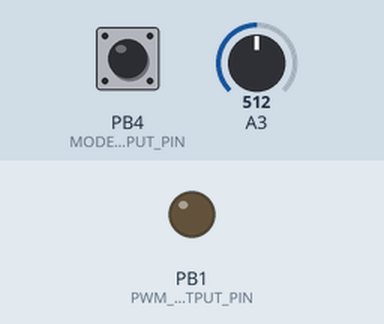
This sketch was run on a simulated ATtiny85, built with avr-gcc and run on an emulated ATtiny85. Parts: output pins drawn as LEDs (lit = HIGH). The inputs (shaded band) are chosen by the test bench; at power-on: PB4 (MODE_INPUT_PIN) HIGH, A3 = 512.

Above: at 1.25 s.
1.3 s: PB4 (MODE_INPUT_PIN) pulled LOW for 3.2 s
At 1.7 s:
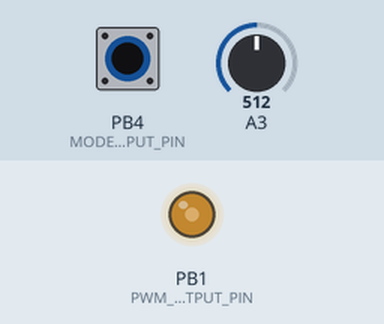
6.6 s: A3 set to 0
At 8.2 s:
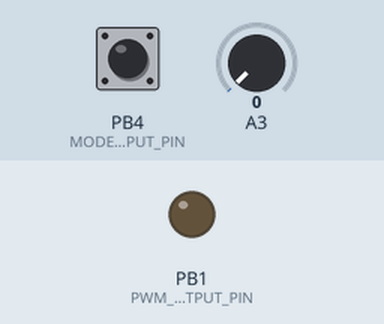
8.7 s: A3 set to 122
Timing chart, 0 to 17.7 s (numbered marks = the images above; inputs shaded):
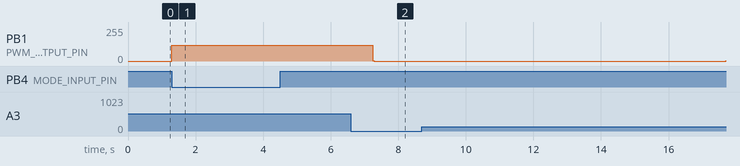

The sketch:

PWMController.ino
```cpp
// ATTINY85 ADC to PWM Mapping with 20x4 I2C Display using TinyWireM and Brightness Levels

// Uncomment the following line to enable LCD debugging
// #define ENABLE_LCD

#ifdef ENABLE_LCD
#include <TinyWireM.h> // Use TinyWireM for ATTINY85 I2C communication
#include <TinyLiquidCrystal_I2C.h> // Library compatible with TinyWireM
// Initialize the 20x4 LCD with I2C address 0x27
TinyLiquidCrystal_I2C lcd(0x27, 20, 4);
#endif

#include <avr/io.h>
#include <util/delay.h>
#include <avr/interrupt.h>

// Define the ADC input pin and PWM output pin
#define ADC_INPUT_PIN 3   // ADC pin (PB3)
#define PWM_OUTPUT_PIN 1  // PWM pin (PB1)
#define MODE_INPUT_PIN 4  // Digital input for mode switch (PB4)

// Global variables for time tracking
volatile unsigned long millisCounter = 0;
unsigned long lastUpdate = 0;

// Sampling configuration
#define NUM_SAMPLES 10
#define THRESHOLD 5
uint8_t samples[NUM_SAMPLES];
uint8_t sampleIndex = 0;

// Breathing mode variables
bool isBreathingMode = false;
uint8_t breathingBrightness = 0;
bool breathingDirection = true; // true = increasing, false = decreasing
unsigned long breathingStartTime = 0;
unsigned long breathingDuration = 60000; // 1 minute in milliseconds
uint8_t userConfiguredBrightness = 0;
unsigned int breathingCycleTime = 80000; // 4 seconds per cycle
unsigned int breathingStepTime = (breathingCycleTime * 1000) / 512; // Adjusted for accurate step timing with millisCounter
unsigned long lastBreathingUpdate = 0;

void setupADC() {
    // Configure ADC
    ADMUX = (1 << ADLAR) | (ADC_INPUT_PIN & 0x07); // Left-adjust result, use ADC_INPUT_PIN
    ADCSRA = (1 << ADEN)  | // Enable ADC
             (1 << ADPS1) | (1 << ADPS0); // Set prescaler to 8 (1 MHz/8 = 125 kHz)
}

uint8_t readADC() {
    ADCSRA |= (1 << ADSC); // Start conversion
    while (ADCSRA & (1 << ADSC)); // Wait for conversion to complete
    return ADCH; // Return the high byte (8-bit resolution)
}

void setupPWM() {
    // Configure PWM on PB1 (OC0B)
    DDRB |= (1 << PWM_OUTPUT_PIN); // Set PB1 as output

    // Set Timer0 to Fast PWM mode with non-inverted output
    TCCR0A = (1 << WGM00) | (1 << WGM01) | // Fast PWM mode
             (1 << COM0B1); // Non-inverting mode for OC0B

    TCCR0B = (1 << CS00); // Set prescaler to 1 for ~31.25 kHz PWM frequency
}

void setupModeInput() {
    DDRB &= ~(1 << MODE_INPUT_PIN); // Set PB4 as input
    PORTB |= (1 << MODE_INPUT_PIN); // Enable pull-up resistor on PB4
}

#ifdef ENABLE_LCD
void setupDisplay() {
    lcd.init(); // Initialize the LCD for 20x4
    lcd.backlight();  // Turn on the backlight
}

void updateLCD(uint8_t filteredADC, uint8_t pwmPercentage, unsigned long elapsedBreathingTime) {
    lcd.setCursor(0, 0); // First line
    lcd.print("ADC:");
    lcd.print(filteredADC);
    lcd.print("     ");

    lcd.setCursor(0, 1); // Second line
    lcd.print("PWM:");
    lcd.print(pwmPercentage);
    lcd.print("%       ");

    lcd.setCursor(0, 2); // Third line
    lcd.print("Time:");
    lcd.print(elapsedBreathingTime / 1000);
    lcd.print("s/");
    lcd.print(breathingDuration / 1000);
    lcd.print("s      ");

    lcd.setCursor(0, 3); // Fourth line
    lcd.print("Mode:");
    lcd.print(isBreathingMode ? "Breathing" : "Normal   ");
}
#endif

void setupTimer() {
    // Configure Timer1 for millisecond counting
    TCCR1 = (1 << CS11) | (1 << CS10); // Prescaler 64
    TIMSK = (1 << TOIE1); // Enable overflow interrupt
    sei(); // Enable global interrupts
}

ISR(TIMER1_OVF_vect) {
    millisCounter += 2; // Increment by 2ms per overflow for correct timing with an 8 MHz clock and prescaler 64
}

unsigned long getMillis() {
    unsigned long millisCopy;
    cli();
    millisCopy = millisCounter;
    sei();
    return millisCopy;
}

uint8_t computeFilteredAverage() {
    uint16_t sum = 0;
    uint8_t count = 0;
    uint8_t baseline = samples[0]; // Start with the first sample as a baseline

    for (uint8_t i = 0; i < NUM_SAMPLES; i++) {
        if (abs(samples[i] - baseline) <= THRESHOLD) {
            sum += samples[i];
            count++;
        }
    }

    return (count > 0) ? (sum / count) : baseline; // Avoid division by zero
}

void handleBreathingMode() {
    unsigned long currentMillis = getMillis();
    unsigned long elapsedBreathingTime = currentMillis - breathingStartTime;

    // Exit breathing mode if the trigger is deactivated
    if (!(PINB & (1 << MODE_INPUT_PIN))) { // Check if PB4 is LOW
        isBreathingMode = false;
        breathingStartTime = 0;
        lastBreathingUpdate = 0;
        breathingBrightness = 0;
        OCR0B = userConfiguredBrightness; // Restore user-configured brightness
#ifdef ENABLE_LCD
        updateLCD(samples[sampleIndex == 0 ? NUM_SAMPLES - 1 : sampleIndex - 1], (userConfiguredBrightness * 100) / 255, 0);
#endif
        return;
    }

    // Continue breathing mode if trigger is active
    if (elapsedBreathingTime < breathingDuration) {
        if (currentMillis - lastBreathingUpdate >= breathingStepTime) {
            lastBreathingUpdate = currentMillis;
            int stepSize = max(1, userConfiguredBrightness / 256); // Proportional increment
            if (breathingDirection) {
                breathingBrightness += stepSize;
                if (breathingBrightness >= userConfiguredBrightness) {
                    breathingDirection = false;
                }
            } else {
                breathingBrightness -= stepSize;
                if (breathingBrightness <= 0) {
                    breathingDirection = true;
                }
            }
        }
        // Update PWM with breathing brightness
        OCR0B = breathingBrightness;
    } else {
        // Smoothly return to user-configured brightness
        if (OCR0B < userConfiguredBrightness) {
            OCR0B++;
        } else if (OCR0B > userConfiguredBrightness) {
            OCR0B--;
        }
        isBreathingMode = false;
    }

#ifdef ENABLE_LCD
    updateLCD(samples[sampleIndex == 0 ? NUM_SAMPLES - 1 : sampleIndex - 1], (userConfiguredBrightness * 100) / 255, elapsedBreathingTime);
#endif
}

void setup() {
#ifdef ENABLE_LCD
    TinyWireM.begin(); // Initialize TinyWireM for I2C communication
#endif
    setupADC();
    setupPWM();
    setupModeInput();
#ifdef ENABLE_LCD
    setupDisplay();
#endif
    setupTimer();

    // Initialize samples array
    for (uint8_t i = 0; i < NUM_SAMPLES; i++) {
        samples[i] = 0;
    }
}

void loop() {
    unsigned long currentMillis = getMillis();

    // Read ADC input for user-configured brightness
    samples[sampleIndex] = readADC();
    sampleIndex = (sampleIndex + 1) % NUM_SAMPLES;
    uint8_t filteredADC = computeFilteredAverage();
    userConfiguredBrightness = (filteredADC / 10) * 10; // Apply threshold

    // Check if mode switch is activated
    if (PINB & (1 << MODE_INPUT_PIN)) { // Check if PB4 is HIGH
        if (!isBreathingMode) {
            isBreathingMode = true;
            breathingStartTime = currentMillis;
            lastBreathingUpdate = currentMillis;
        }
    }

    if (isBreathingMode) {
        handleBreathingMode();
    } else {
        OCR0B = userConfiguredBrightness; // Directly set brightness if not breathing
#ifdef ENABLE_LCD
        updateLCD(filteredADC, (userConfiguredBrightness * 100) / 255, 0);
#endif
    }
}
```

Measured:
- after the input at 1.3 s, PB1 (PWM_OUTPUT_PIN): 0/255 → 120/255 at once
- after the input at 6.6 s, PB1 (PWM_OUTPUT_PIN): 120/255 → 0/255 after 0.64 s
- after the input at 8.7 s, PB1 (PWM_OUTPUT_PIN): 0/255 → 1/255 after 9.0 s
